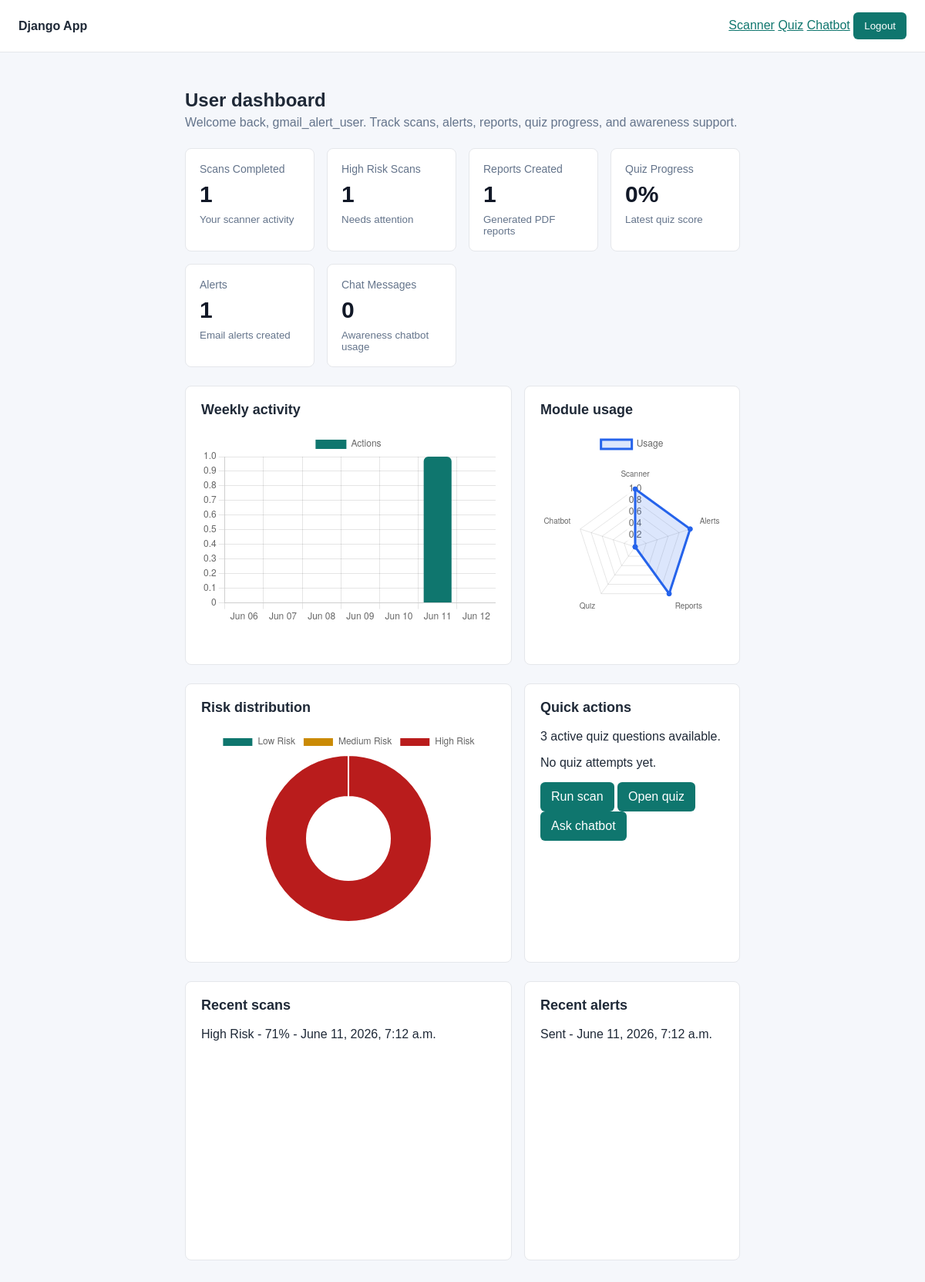
Screenshot of /dashboard/user/ (signed in) with the database file from the repository.
### users/models.py (models this page shows)
class CustomUser(AbstractUser):
    class Role(models.TextChoices):
        ADMIN = 'admin', 'Admin'
        USER = 'user', 'User'
    role = models.CharField(max_length=20, choices=Role, default=Role.USER)
    @property
    def is_admin_role(self):
        return self.role == self.Role.ADMIN or self.is_staff or self.is_superuser

### scanner/models.py (models this page shows, shortened)
class ScanResult(models.Model):
    class Classification(models.TextChoices):
        LOW = 'Low Risk', 'Low Risk'
        MEDIUM = 'Medium Risk', 'Medium Risk'
        HIGH = 'High Risk', 'High Risk'
    user = models.ForeignKey(settings.AUTH_USER_MODEL, on_delete=models.CASCADE, related_name='scan_results')
    input = models.TextField()
    risk_score = models.PositiveSmallIntegerField()
    classification = models.CharField(max_length=20, choices=Classification)
    explanation = models.JSONField(default=list)
    recommendation = models.TextField()
    report_file = models.FileField(upload_to='reports/', blank=True)
    timestamp = models.DateTimeField(auto_now_add=True)
    class Meta:
        ordering = ['-timestamp']

### alerts/models.py (models this page shows, shortened)
class Alert(models.Model):
    class Status(models.TextChoices):
        SENT = 'sent', 'Sent'
        FAILED = 'failed', 'Failed'
    user = models.ForeignKey(settings.AUTH_USER_MODEL, on_delete=models.CASCADE, related_name='alerts')
    scan_result = models.ForeignKey('scanner.ScanResult', on_delete=models.CASCADE, related_name='alerts')
    subject = models.CharField(max_length=255)
    message = models.TextField()
    status = models.CharField(max_length=20, choices=Status, default=Status.SENT)
    error_message = models.TextField(blank=True)
    sent_at = models.DateTimeField(auto_now_add=True)
    class Meta:
        ordering = ['-sent_at']

### dashboard/views.py (the view)
# urls.py: path('user/', user_dashboard, name='user_dashboard'),
@user_required
def user_dashboard(request):
    user_scans = ScanResult.objects.filter(user=request.user)
    user_alerts = Alert.objects.filter(user=request.user)
    latest_attempt = QuizAttempt.objects.filter(user=request.user).first()
    quiz_progress = f'{latest_attempt.percentage}%' if latest_attempt else '0%'
    days = _last_seven_days()
    labels = [day.strftime('%b %d') for day in days]
    context = {
        'stats': [
            {'label': 'Scans Completed', 'value': user_scans.count(), 'note': 'Your scanner activity'},
            {'label': 'High Risk Scans', 'value': user_scans.filter(classification=ScanResult.Classification.HIGH).count(), 'note': 'Needs attention'},
            {'label': 'Reports Created', 'value': user_scans.exclude(report_file='').count(), 'note': 'Generated PDF reports'},
            {'label': 'Quiz Progress', 'value': quiz_progress, 'note': 'Latest quiz score'},
            {'label': 'Alerts', 'value': user_alerts.count(), 'note': 'Email alerts created'},
            {'label': 'Chat Messages', 'value': ChatMessage.objects.filter(user=request.user).count(), 'note': 'Awareness chatbot usage'},
        ],
        'activity_chart': {
            'labels': labels,
            'values': [
                user_scans.filter(timestamp__date=day).count()
                for day in days
            ],
        },
        'module_chart': {
            'labels': ['Scanner', 'Alerts', 'Reports', 'Quiz', 'Chatbot'],
            'values': [
                user_scans.count(),
                user_alerts.count(),
                user_scans.exclude(report_file='').count(),
                QuizAttempt.objects.filter(user=request.user).count(),
                ChatMessage.objects.filter(user=request.user).count(),
            ],
        },
        'risk_chart': {
            'labels': ['Low Risk', 'Medium Risk', 'High Risk'],
            'values': [
                user_scans.filter(classification=ScanResult.Classification.LOW).count(),
                user_scans.filter(classification=ScanResult.Classification.MEDIUM).count(),
                user_scans.filter(classification=ScanResult.Classification.HIGH).count(),
            ],
        },
        'question_count': Question.objects.filter(is_active=True).count(),
        'latest_attempt': latest_attempt,
        'recent_scans': user_scans[:5],
        'recent_alerts': user_alerts[:5],
    }
    return render(request, 'dashboard/user_dashboard.html', context)

### dashboard/views.py (called while the page is built)
def _last_seven_days():
    today = timezone.localdate()
    return [today - timezone.timedelta(days=offset) for offset in range(6, -1, -1)]

### templates/dashboard/user_dashboard.html (shortened to what this page needs)
{% extends 'base.html' %}
{% block content %}
<section class="dashboard">
    <div class="dashboard-header">
        <div>
            <h1>User dashboard</h1>
            <p>Welcome back, {{ request.user.username }}. Track scans, alerts, reports, quiz progress, and awareness support.</p>
        </div>
    </div>
    <div class="stats-grid">
        {% for stat in stats %}
            <article class="stat-card">
                <span>{{ stat.label }}</span>
                <strong>{{ stat.value }}</strong>
                <small>{{ stat.note }}</small>
            </article>
        {% endfor %}
    </div>
    <div class="charts-grid">
        <article class="chart-panel">
            <h2>Weekly activity</h2>
            <canvas id="activityChart"></canvas>
        </article>
        <article class="chart-panel">
            <h2>Module usage</h2>
            <canvas id="moduleChart"></canvas>
        </article>
    </div>
    <div class="charts-grid">
        <article class="chart-panel">
            <h2>Risk distribution</h2>
            <canvas id="riskChart"></canvas>
        </article>
        <article class="chart-panel">
            <h2>Quick actions</h2>
            <p>{{ question_count }} active quiz question{{ question_count|pluralize }} available.</p>
            <p>{% if latest_attempt %}Latest quiz score: {{ latest_attempt.percentage }}%.{% else %}No quiz attempts yet.{% endif %}</p>
            <a class="button" href="{% url 'scanner:home' %}">Run scan</a>
            <a class="button" href="{% url 'quiz:home' %}">Open quiz</a>
            <a class="button" href="{% url 'chatbot:home' %}">Ask chatbot</a>
        </article>
    </div>
    <div class="charts-grid">
        <article class="chart-panel">
            <h2>Recent scans</h2>
            {% for scan in recent_scans %}
                <p>{{ scan.classification }} - {{ scan.risk_score }}% - {{ scan.timestamp }}</p>
            {% empty %}
                <p>No scans yet.</p>
            {% endfor %}
        </article>
        <article class="chart-panel">
            <h2>Recent alerts</h2>
            {% for alert in recent_alerts %}
                <p>{{ alert.status|title }} - {{ alert.sent_at }}</p>
            {% empty %}
                <p>No alerts yet.</p>
            {% endfor %}
        </article>
    </div>
</section>
{% endblock %}
{% block scripts %}
<script>
    const activityData = JSON.parse(document.getElementById('activity-chart-data').textContent);
    const moduleData = JSON.parse(document.getElementById('module-chart-data').textContent);
    const riskData = JSON.parse(document.getElementById('risk-chart-data').textContent);
    new Chart(document.getElementById('activityChart'), {
        type: 'bar',
        data: {
            labels: activityData.labels,
            datasets: [{
                label: 'Actions',
                data: activityData.values,
                backgroundColor: '#0f766e',
                borderRadius: 6
            }]
        },
        options: { responsive: true, maintainAspectRatio: false }
    });
    new Chart(document.getElementById('moduleChart'), {
        type: 'radar',
        data: {
            labels: moduleData.labels,
            datasets: [{
                label: 'Usage',
                data: moduleData.values,
                borderColor: '#2563eb',
                backgroundColor: 'rgba(37, 99, 235, 0.16)',
                pointBackgroundColor: '#2563eb'
            }]
        },
        options: {
            responsive: true,
            maintainAspectRatio: false,
            scales: { r: { beginAtZero: true } }
        }
    });
    new Chart(document.getElementById('riskChart'), {
        type: 'doughnut',
        data: {
            labels: riskData.labels,
            datasets: [{
                data: riskData.values,
                backgroundColor: ['#0f766e', '#ca8a04', '#b91c1c']
            }]
        },
        options: { responsive: true, maintainAspectRatio: false }
    });
</script>
{% endblock %}

### templates/base.html (style rules this page uses)
body { font-family: Arial, sans-serif; margin: 0; background: #f5f7fb; color: #1f2937; }
button, .button { background: #0f766e; color: #ffffff; border: 0; border-radius: 6px; padding: 10px 14px; text-decoration: none; cursor: pointer; display: inline-block; }
a { color: #0f766e; }
.dashboard { display: grid; gap: 24px; }
.dashboard-header { display: flex; justify-content: space-between; gap: 16px; align-items: end; }
.dashboard-header h1 { margin: 0 0 6px; }
.dashboard-header p { margin: 0; color: #64748b; }
.stats-grid { display: grid; grid-template-columns: repeat(4, minmax(0, 1fr)); gap: 16px; }
.stat-card { background: #ffffff; border: 1px solid #e5e7eb; border-radius: 8px; padding: 18px; }
.stat-card span { color: #64748b; display: block; font-size: 14px; margin-bottom: 10px; }
.stat-card strong { color: #111827; display: block; font-size: 30px; line-height: 1; }
.stat-card small { color: #64748b; display: block; margin-top: 10px; }
.charts-grid { display: grid; grid-template-columns: minmax(0, 2fr) minmax(280px, 1fr); gap: 16px; }
.chart-panel { background: #ffffff; border: 1px solid #e5e7eb; border-radius: 8px; padding: 20px; min-height: 320px; }
.chart-panel h2 { font-size: 18px; margin: 0 0 18px; }
.chart-panel canvas { max-height: 250px; }

### rows the page displays
CustomUser: user.username "gmail_alert_user"
ScanResult: classification "High Risk", risk_score "71", timestamp "June 11, 2026, 7:12 a.m."
Alert: status "Sent", sent_at "June 11, 2026, 7:12 a.m."

### other values shown
{{ stat.label }} "Scans Completed" "High Risk Scans" "Reports Created" "Quiz Progress" "Alerts" "Chat Messages"
{{ stat.value }} "1" "1" "1" "0%" "1" "0"
{{ stat.note }} "Your scanner activity" "Needs attention" "Generated PDF reports" "Latest quiz score" "Email alerts created" "Awareness chatbot usage"
{{ question_count }} "3"
